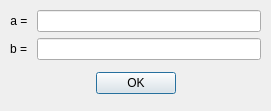
<?xml version="1.0" encoding="UTF-8"?>
<ui version="4.0">
 <class>keyWindow</class>
 <widget class="QDialog" name="keyWindow">
  <property name="geometry">
   <rect>
    <x>0</x>
    <y>0</y>
    <width>271</width>
    <height>111</height>
   </rect>
  </property>
  <property name="minimumSize">
   <size>
    <width>271</width>
    <height>111</height>
   </size>
  </property>
  <property name="maximumSize">
   <size>
    <width>271</width>
    <height>111</height>
   </size>
  </property>
  <property name="windowTitle">
   <string>Key Creator</string>
  </property>
  <widget class="QWidget" name="verticalLayoutWidget">
   <property name="geometry">
    <rect>
     <x>10</x>
     <y>10</y>
     <width>251</width>
     <height>91</height>
    </rect>
   </property>
   <layout class="QVBoxLayout" name="verticalLayout" stretch="0,0">
    <item>
     <layout class="QFormLayout" name="formLayout">
      <item row="0" column="0">
       <widget class="QLabel" name="label">
        <property name="text">
         <string>a = </string>
        </property>
        <property name="alignment">
         <set>Qt::AlignCenter</set>
        </property>
       </widget>
      </item>
      <item row="0" column="1">
       <widget class="QLineEdit" name="a"/>
      </item>
      <item row="1" column="0">
       <widget class="QLabel" name="label_2">
        <property name="text">
         <string>b = </string>
        </property>
       </widget>
      </item>
      <item row="1" column="1">
       <widget class="QLineEdit" name="b"/>
      </item>
     </layout>
    </item>
    <item>
     <widget class="QDialogButtonBox" name="buttonBox">
      <property name="sizePolicy">
       <sizepolicy hsizetype="Expanding" vsizetype="Preferred">
        <horstretch>0</horstretch>
        <verstretch>0</verstretch>
       </sizepolicy>
      </property>
      <property name="orientation">
       <enum>Qt::Horizontal</enum>
      </property>
      <property name="standardButtons">
       <set>QDialogButtonBox::Ok</set>
      </property>
      <property name="centerButtons">
       <bool>true</bool>
      </property>
     </widget>
    </item>
   </layout>
  </widget>
 </widget>
 <resources/>
 <connections>
  <connection>
   <sender>buttonBox</sender>
   <signal>accepted()</signal>
   <receiver>keyWindow</receiver>
   <slot>accept()</slot>
   <hints>
    <hint type="sourcelabel">
     <x>248</x>
     <y>254</y>
    </hint>
    <hint type="destinationlabel">
     <x>157</x>
     <y>274</y>
    </hint>
   </hints>
  </connection>
  <connection>
   <sender>buttonBox</sender>
   <signal>rejected()</signal>
   <receiver>keyWindow</receiver>
   <slot>reject()</slot>
   <hints>
    <hint type="sourcelabel">
     <x>316</x>
     <y>260</y>
    </hint>
    <hint type="destinationlabel">
     <x>286</x>
     <y>274</y>
    </hint>
   </hints>
  </connection>
 </connections>
</ui>
